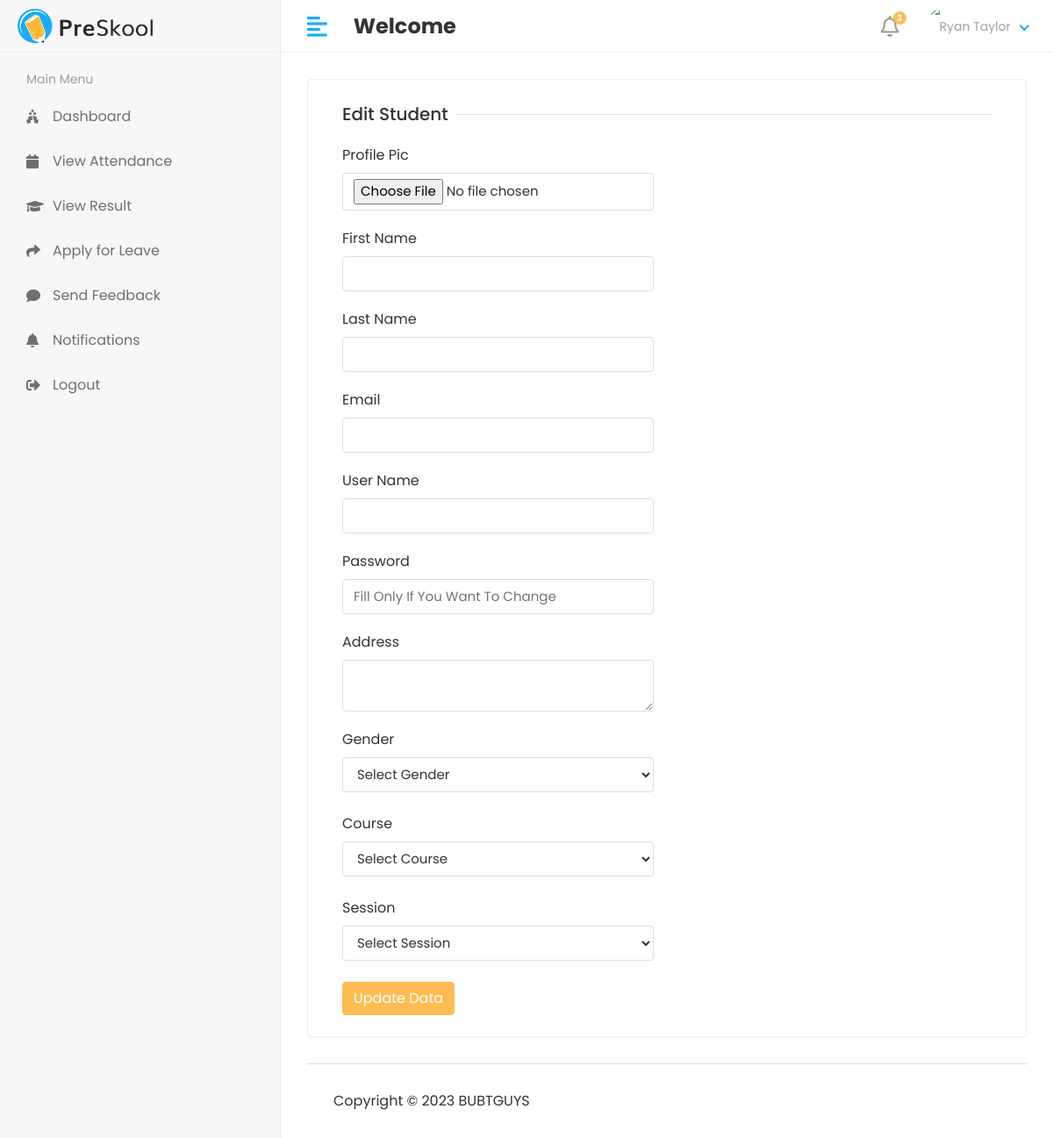
The app's page /admin1/student/edit/5, older data.
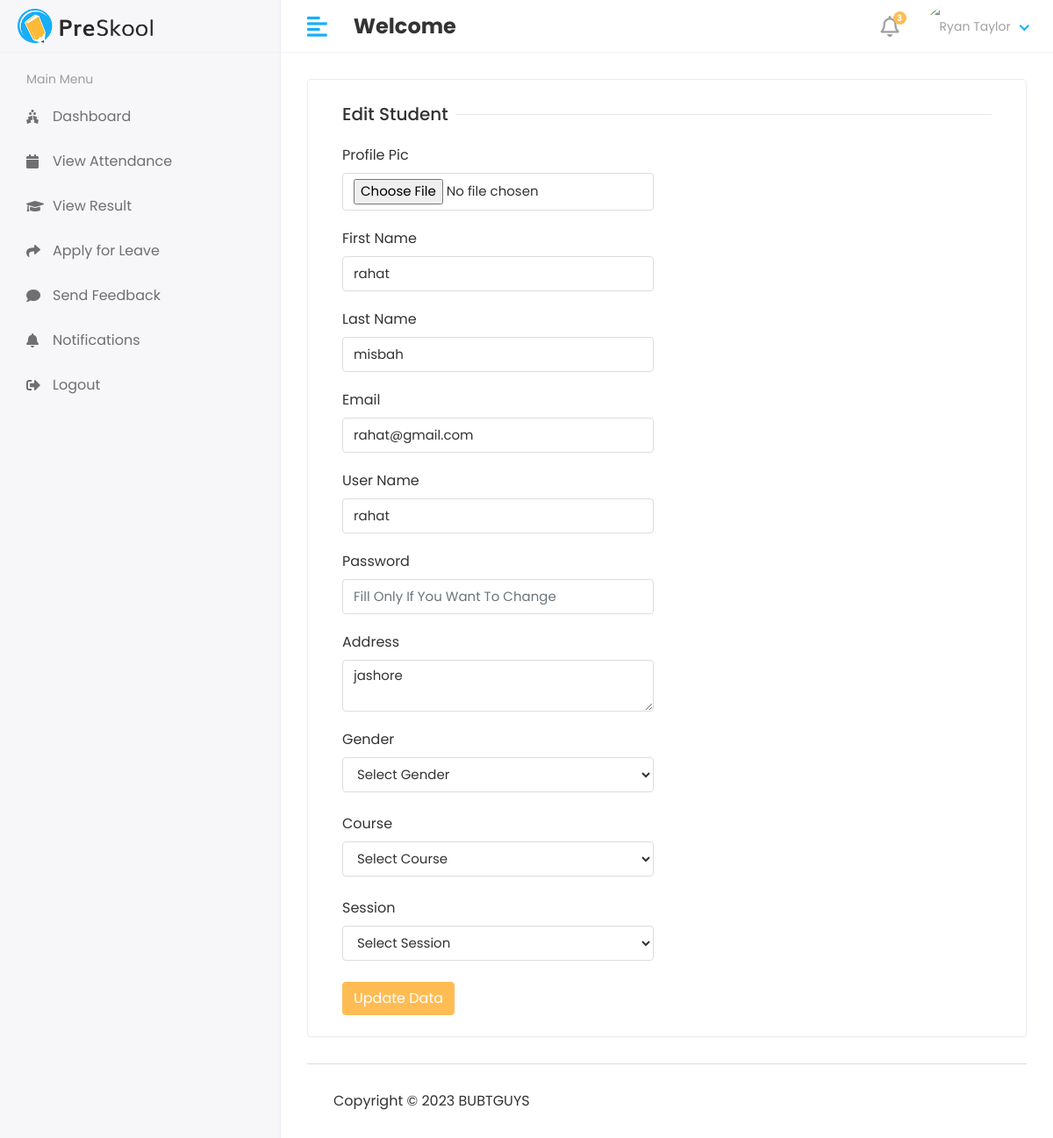
The same page, newer data.
### app/models.py (models this page shows, shortened)
class Student(models.Model):
    admin=models.OneToOneField(CustomUser,on_delete=models.CASCADE)
    address=models.TextField()
    gender=models.CharField(max_length=100)
    course_id=models.ForeignKey(Course,on_delete=models.DO_NOTHING)
    session_year_id= models.ForeignKey(Session_Year,on_delete=models.DO_NOTHING)
    created_at = models.DateTimeField(auto_now_add=True)
    updated_at = models.DateTimeField(auto_now=True)

class CustomUser(AbstractUser):
    USER=(
        (1,'Admin'),
        (2, 'Staff'),
        (3, 'Student'),
    )
    user_type=models.CharField(choices=USER,max_length=50,default=1)
    profile_pic=models.ImageField(upload_to='media/profile_pic')

### ticket/admin1.py (the view)
# urls.py: path('admin1/student/edit/<str:id>',admin1.EDIT_STUDENT,name='edit_student'),
def EDIT_STUDENT(request,id):
    student=Student.objects.filter(id=id)
    course=Course.objects.all()
    session_year=Session_Year.objects.all()
    context={
        'student':student,
        'course':course,
        'session_year':session_year,
    }
    return render(request,'admin1/edit_student.html',context)

### templates/admin1/edit_student.html (shortened to what the changed rows need)
{% extends 'base.html' %}
{% block content %}
 <div class="row">
                  <div class="col-sm-12">
                     <div class="card">
                        <div class="card-body">
                           <form method="post" action="{% url 'update_student' %}" enctype="multipart/form-data">
                                 <div class="col-12 col-sm-6">
                                    <div class="form-group">
                                       <label>First Name</label>
                                       <input type="text" class="form-control" name="first_name" value="{% for i in student %}{{i.admin.first_name}}{% endfor %}" >
                                    </div>
                                 </div>
                                 <div class="col-12 col-sm-6">
                                    <div class="form-group">
                                       <label>Last Name</label>
                                       <input type="text" class="form-control" name="last_name" value="{% for i in student %}{{i.admin.last_name}}{% endfor %}">
                                    </div>
                                 </div>
                                 <div class="col-12 col-sm-6">
                                    <div class="form-group">
                                       <label>Email</label>
                                       <input type="text" class="form-control" name="email" value="{% for i in student %}{{i.admin.email}}{% endfor %}"  >
                                    </div>
                                 </div>
                                 <div class="col-12 col-sm-6">
                                    <div class="form-group">
                                       <label>User Name</label>
                                       <input type="text" class="form-control" name="username" value="{% for i in student %}{{i.admin.username}}{% endfor %}">
                                    </div>
                                 </div>
                               <div class="col-12 col-sm-6">
                                   <div class="form-group">
                                    <label>Address</label>
                                    <textarea class="form-control" name="address" required>{% for i in student %}{{i.address}}{% endfor %}</textarea>
                                   </div>
                               </div>
                               <br>
                                <br>
                               <br>
                           </form>
                        </div>
                     </div>
                  </div>
               </div>
{% endblock %}

Row changes from the older to the newer data that the page shows:
added Student: first_name "rahat", last_name "misbah", email "rahat@gmail.com", username "rahat", address "jashore"
